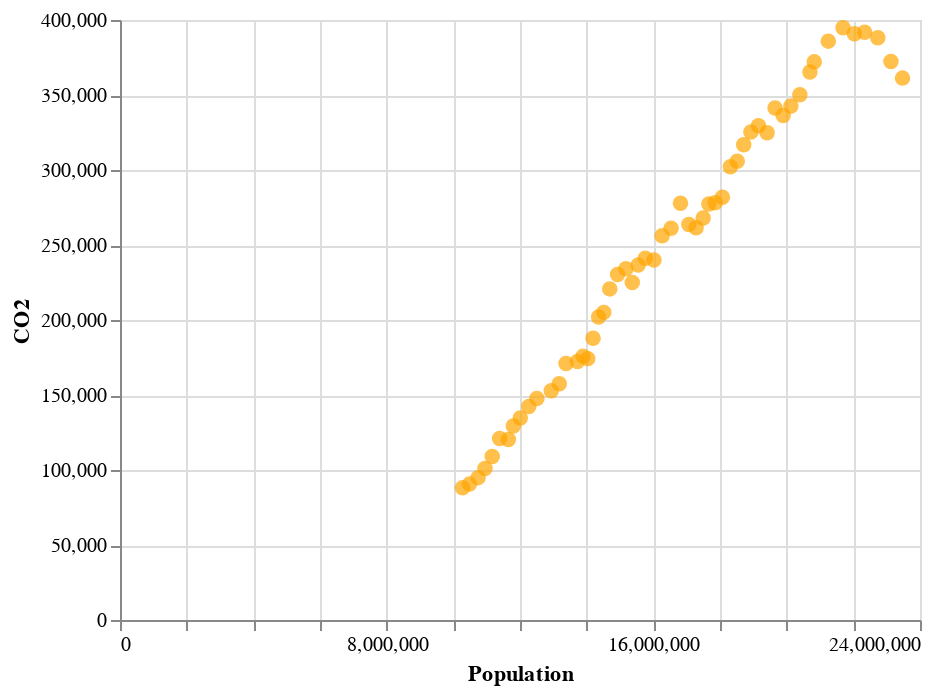

Notebook code cell kept with this figure:
### Code cell
# Solution
scatter_chart = alt.Chart(df).mark_circle(size=60, color='orange').encode(
    x='Population',
    y='CO2'
)
scatter_chart

### Figure 1 — Vega-Lite specification as saved in the notebook (floating-point values rounded to 4 significant figures)
{"config": {"view": {"continuousWidth": 400, "continuousHeight": 300}}, "data": {"name": "data-5bf6e4b8fe0da1d7f515c5cf33476e40"}, "mark": {"type": "circle", "color": "orange", "size": 60}, "encoding": {"x": {"field": "Population", "type": "quantitative"}, "y": {"field": "CO2", "type": "quantitative"}}, "$schema": "https://vega.github.io/schema/vega-lite/v4.17.0.json", "datasets": {"data-5bf6e4b8fe0da1d7f515c5cf33476e40": [{"Year": 1960, "Population": 10276477, "Life_expectancy": 70.82, "Urban_population": 54.2, "CO2": 88200.0, "Land_area": 7682000.0, "GDP": 18577668272, "Gross_savings": 31.19, "Interest_rate": null}, {"Year": 1961, "Population": 10483000, "Life_expectancy": 70.97, "Urban_population": 54.62, "CO2": 90590.0, "Land_area": 7682000.0, "GDP": 19652816665, "Gross_savings": 30.64, "Interest_rate": 2.207}, {"Year": 1962, "Population": 10742000, "Life_expectancy": 70.94, "Urban_population": 54.66, "CO2": 94910.0, "Land_area": 7682000.0, "GDP": 19892485161, "Gross_savings": 28.93, "Interest_rate": 5.58}, {"Year": 1963, "Population": 10950000, "Life_expectancy": 70.91, "Urban_population": 55.0, "CO2": 101000.0, "Land_area": 7682000.0, "GDP": 21507447643, "Gross_savings": 29.92, "Interest_rate": 3.274}, {"Year": 1964, "Population": 11167000, "Life_expectancy": 70.88, "Urban_population": 55.32, "CO2": 109000.0, "Land_area": 7682000.0, "GDP": 23764139321, "Gross_savings": 31.23, "Interest_rate": 1.731}, {"Year": 1965, "Population": 11388000, "Life_expectancy": 70.85, "Urban_population": 55.64, "CO2": 121000.0, "Land_area": 7682000.0, "GDP": 25936835032, "Gross_savings": 31.09, "Interest_rate": 2.264}, {"Year": 1966, "Population": 11651000, "Life_expectancy": 70.82, "Urban_population": 55.79, "CO2": 120300.0, "Land_area": 7682000.0, "GDP": 27268451114, "Gross_savings": 29.42, "Interest_rate": 2.617}, {"Year": 1967, "Population": 11799000, "Life_expectancy": 70.87, "Urban_population": 57.71, "CO2": 129300.0, "Land_area": 7682000.0, "GDP": 30397580916, "Gross_savings": 31.17, "Interest_rate": 0.4853}, {"Year": 1968, "Population": 12009000, "Life_expectancy": 70.92, "Urban_population": 59.41, "CO2": 134600.0, "Land_area": 7682000.0, "GDP": 32665472057, "Gross_savings": 29.58, "Interest_rate": 3.26}, {"Year": 1969, "Population": 12263000, "Life_expectancy": 70.97, "Urban_population": 60.96, "CO2": 142300.0, "Land_area": 7682000.0, "GDP": 36628961810, "Gross_savings": 31.8, "Interest_rate": 1.07}, {"Year": 1970, "Population": 12507000, "Life_expectancy": 71.02, "Urban_population": 62.64, "CO2": 147600.0, "Land_area": 7682000.0, "GDP": 41271138985, "Gross_savings": 32.67, "Interest_rate": 1.687}, {"Year": 1971, "Population": 12937000, "Life_expectancy": 71.07, "Urban_population": 63.46, "CO2": 152800.0, "Land_area": 7682000.0, "GDP": 45149512823, "Gross_savings": 31.58, "Interest_rate": 1.962}, {"Year": 1972, "Population": 13177000, "Life_expectancy": 71.46, "Urban_population": 63.1, "CO2": 157500.0, "Land_area": 7682000.0, "GDP": 51967289720, "Gross_savings": 30.93, "Interest_rate": 0.7834}, {"Year": 1973, "Population": 13380000, "Life_expectancy": 71.85, "Urban_population": 62.94, "CO2": 171000.0, "Land_area": 7682000.0, "GDP": 63737347854, "Gross_savings": 30.9, "Interest_rate": -1.504}, {"Year": 1974, "Population": 13723000, "Life_expectancy": 72.24, "Urban_population": 62.16, "CO2": 172400.0, "Land_area": 7682000.0, "GDP": 88831245394, "Gross_savings": 31.99, "Interest_rate": -6.02}, {"Year": 1975, "Population": 13893000, "Life_expectancy": 72.63, "Urban_population": 62.19, "CO2": 175900.0, "Land_area": 7682000.0, "GDP": 97170558514, "Gross_savings": 27.26, "Interest_rate": -5.338}, {"Year": 1976, "Population": 14033000, "Life_expectancy": 73.01, "Urban_population": 62.37, "CO2": 174200.0, "Land_area": 7682000.0, "GDP": 104921215177, "Gross_savings": 26.27, "Interest_rate": -3.599}, {"Year": 1977, "Population": 14192000, "Life_expectancy": 73.34, "Urban_population": 62.3, "CO2": 187800.0, "Land_area": 7682000.0, "GDP": 110201881165, "Gross_savings": 25.77, "Interest_rate": -1.385}, {"Year": 1978, "Population": 14358000, "Life_expectancy": 73.67, "Urban_population": 62.22, "CO2": 202000.0, "Land_area": 7682000.0, "GDP": 118338596887, "Gross_savings": 24.25, "Interest_rate": 1.053}, {"Year": 1979, "Population": 14514000, "Life_expectancy": 74.0, "Urban_population": 62.19, "CO2": 205100.0, "Land_area": 7682000.0, "GDP": 134712029990, "Gross_savings": 25.91, "Interest_rate": 0.4515}, {"Year": 1980, "Population": 14692000, "Life_expectancy": 74.33, "Urban_population": 62.07, "CO2": 220700.0, "Land_area": 7682000.0, "GDP": 149774930362, "Gross_savings": 26.8, "Interest_rate": -0.03343}, {"Year": 1981, "Population": 14927000, "Life_expectancy": 74.66, "Urban_population": 61.73, "CO2": 230400.0, "Land_area": 7682000.0, "GDP": 176642284918, "Gross_savings": 26.11, "Interest_rate": 2.107}, {"Year": 1982, "Population": 15178000, "Life_expectancy": 74.9, "Urban_population": 61.51, "CO2": 234100.0, "Land_area": 7682000.0, "GDP": 193770274743, "Gross_savings": 26.12, "Interest_rate": 1.416}, {"Year": 1983, "Population": 15369000, "Life_expectancy": 75.15, "Urban_population": 61.56, "CO2": 225000.0, "Land_area": 7682000.0, "GDP": 177030416472, "Gross_savings": 22.2, "Interest_rate": 2.051}, {"Year": 1984, "Population": 15544000, "Life_expectancy": 75.39, "Urban_population": 61.68, "CO2": 236600.0, "Land_area": 7682000.0, "GDP": 193242166274, "Gross_savings": 24.8, "Interest_rate": 3.372}, {"Year": 1985, "Population": 15758000, "Life_expectancy": 75.63, "Urban_population": 61.65, "CO2": 241200.0, "Land_area": 7682000.0, "GDP": 180234716576, "Gross_savings": 25.82, "Interest_rate": 7.444}, {"Year": 1986, "Population": 16018400, "Life_expectancy": 75.87, "Urban_population": 61.46, "CO2": 240000.0, "Land_area": 7682000.0, "GDP": 182036933408, "Gross_savings": 24.62, "Interest_rate": 8.026}, {"Year": 1987, "Population": 16263900, "Life_expectancy": 76.15, "Urban_population": 61.43, "CO2": 256100.0, "Land_area": 7682000.0, "GDP": 189060349391, "Gross_savings": 24.21, "Interest_rate": 7.501}, {"Year": 1988, "Population": 16532200, "Life_expectancy": 76.43, "Urban_population": 61.33, "CO2": 261100.0, "Land_area": 7682000.0, "GDP": 235659196740, "Gross_savings": 26.55, "Interest_rate": 6.412}, {"Year": 1989, "Population": 16814400, "Life_expectancy": 76.71, "Urban_population": 61.2, "CO2": 277800.0, "Land_area": 7682000.0, "GDP": 299267974921, "Gross_savings": 28.12, "Interest_rate": 6.596}, {"Year": 1990, "Population": 17065100, "Life_expectancy": 76.99, "Urban_population": 61.2, "CO2": 263700.0, "Land_area": 7682000.0, "GDP": 310777222008, "Gross_savings": 27.6, "Interest_rate": 9.67}, {"Year": 1991, "Population": 17284000, "Life_expectancy": 77.28, "Urban_population": 61.33, "CO2": 261500.0, "Land_area": 7682000.0, "GDP": 325310415195, "Gross_savings": 24.61, "Interest_rate": 10.07}, {"Year": 1992, "Population": 17495000, "Life_expectancy": 77.38, "Urban_population": 61.23, "CO2": 268000.0, "Land_area": 7682000.0, "GDP": 324878874106, "Gross_savings": 22.02, "Interest_rate": 8.947}, {"Year": 1993, "Population": 17667000, "Life_expectancy": 77.88, "Urban_population": 61.29, "CO2": 277400.0, "Land_area": 7682000.0, "GDP": 311544406970, "Gross_savings": 22.83, "Interest_rate": 8.447}, {"Year": 1994, "Population": 17855000, "Life_expectancy": 77.88, "Urban_population": 61.29, "CO2": 278100.0, "Land_area": 7682000.0, "GDP": 322211691456, "Gross_savings": 23.95, "Interest_rate": 7.985}, {"Year": 1995, "Population": 18072000, "Life_expectancy": 77.83, "Urban_population": 61.21, "CO2": 281900.0, "Land_area": 7682000.0, "GDP": 367216364716, "Gross_savings": 24.08, "Interest_rate": 8.055}, {"Year": 1996, "Population": 18311000, "Life_expectancy": 78.08, "Urban_population": 61.06, "CO2": 302200.0, "Land_area": 7682000.0, "GDP": 400302731411, "Gross_savings": 24.4, "Interest_rate": 6.849}, {"Year": 1997, "Population": 18517000, "Life_expectancy": 78.48, "Urban_population": 60.51, "CO2": 305800.0, "Land_area": 7682000.0, "GDP": 434568007513, "Gross_savings": 25.19, "Interest_rate": 5.861}, {"Year": 1998, "Population": 18711000, "Life_expectancy": 78.63, "Urban_population": 60.02, "CO2": 316900.0, "Land_area": 7682000.0, "GDP": 398899138574, "Gross_savings": 24.81, "Interest_rate": 5.342}, {"Year": 1999, "Population": 18926000, "Life_expectancy": 78.93, "Urban_population": 59.47, "CO2": 325300.0, "Land_area": 7682000.0, "GDP": 388608221582, "Gross_savings": 23.77, "Interest_rate": 6.188}, {"Year": 2000, "Population": 19153000, "Life_expectancy": 79.23, "Urban_population": 58.9, "CO2": 329400.0, "Land_area": 7682000.0, "GDP": 415222633926, "Gross_savings": 24.15, "Interest_rate": 5.008}, {"Year": 2001, "Population": 19413000, "Life_expectancy": 79.63, "Urban_population": 58.24, "CO2": 324800.0, "Land_area": 7682000.0, "GDP": 378376086723, "Gross_savings": 23.57, "Interest_rate": 2.123}, {"Year": 2002, "Population": 19651400, "Life_expectancy": 79.94, "Urban_population": 58.27, "CO2": 341400.0, "Land_area": 7682000.0, "GDP": 394648911679, "Gross_savings": 24.49, "Interest_rate": 3.405}, {"Year": 2003, "Population": 19895400, "Life_expectancy": 80.24, "Urban_population": 58.3, "CO2": 336300.0, "Land_area": 7682000.0, "GDP": 466488060571, "Gross_savings": 23.91, "Interest_rate": 3.393}, {"Year": 2004, "Population": 20127400, "Life_expectancy": 80.49, "Urban_population": 58.37, "CO2": 342700.0, "Land_area": 7682000.0, "GDP": 612490396927, "Gross_savings": 24.46, "Interest_rate": 3.619}, {"Year": 2005, "Population": 20394800, "Life_expectancy": 80.84, "Urban_population": 58.34, "CO2": 350200.0, "Land_area": 7682000.0, "GDP": 693407758232, "Gross_savings": 24.82, "Interest_rate": 3.335}, {"Year": 2006, "Population": 20697900, "Life_expectancy": 81.04, "Urban_population": 58.23, "CO2": 365300.0, "Land_area": 7682000.0, "GDP": 746054207847, "Gross_savings": 25.79, "Interest_rate": 2.398}, {"Year": 2007, "Population": 20827600, "Life_expectancy": 81.29, "Urban_population": 59.03, "CO2": 372100.0, "Land_area": 7682000.0, "GDP": 853099630996, "Gross_savings": 25.93, "Interest_rate": 3.032}, {"Year": 2008, "Population": 21249200, "Life_expectancy": 81.4, "Urban_population": 59.02, "CO2": 385900.0, "Land_area": 7682000.0, "GDP": 1053995523724, "Gross_savings": 26.12, "Interest_rate": 4.193}, {"Year": 2009, "Population": 21691700, "Life_expectancy": 81.54, "Urban_population": 58.98, "CO2": 394800.0, "Land_area": 7682000.0, "GDP": 927805183331, "Gross_savings": 27.61, "Interest_rate": 0.9704}, {"Year": 2010, "Population": 22031750, "Life_expectancy": 81.7, "Urban_population": 59.24, "CO2": 390900.0, "Land_area": 7682000.0, "GDP": 1146138465604, "Gross_savings": 25.82, "Interest_rate": 6.041}, {"Year": 2011, "Population": 22340024, "Life_expectancy": 81.9, "Urban_population": 59.6, "CO2": 391800.0, "Land_area": 7682000.0, "GDP": 1396649906339, "Gross_savings": 27.47, "Interest_rate": 1.397}, {"Year": 2012, "Population": 22733465, "Life_expectancy": 82.05, "Urban_population": 59.69, "CO2": 388100.0, "Land_area": 7682000.0, "GDP": 1546151783873, "Gross_savings": 27.49, "Interest_rate": 5.025}, {"Year": 2013, "Population": 23128129, "Life_expectancy": 82.15, "Urban_population": 59.79, "CO2": 372300.0, "Land_area": 7682000.0, "GDP": 1576184467015, "Gross_savings": 26.6, "Interest_rate": 6.311}, {"Year": 2014, "Population": 23475686, "Life_expectancy": 82.3, "Urban_population": 60.04, "CO2": 361300.0, "Land_area": 7682000.0, "GDP": 1467483705132, "Gross_savings": 26.32, "Interest_rate": 4.405}, {"Year": 2015, "Population": 23815995, "Life_expectancy": 82.4, "Urban_population": 60.32, "CO2": null, "Land_area": 7692000.0, "GDP": 1351693984525, "Gross_savings": 24.75, "Interest_rate": 6.159}, {"Year": 2016, "Population": 24190907, "Life_expectancy": 82.45, "Urban_population": 60.53, "CO2": null, "Land_area": 7692000.0, "GDP": 1208846993740, "Gross_savings": 23.1, "Interest_rate": 5.986}, {"Year": 2017, "Population": 24601860, "Life_expectancy": 82.5, "Urban_population": 60.66, "CO2": null, "Land_area": 7692000.0, "GDP": 1330135756844, "Gross_savings": 24.69, "Interest_rate": 1.451}, {"Year": 2018, "Population": 24982688, "Life_expectancy": 82.75, "Urban_population": 60.89, "CO2": null, "Land_area": null, "GDP": 1433904348500, "Gross_savings": 24.91, "Interest_rate": 3.304}]}}
